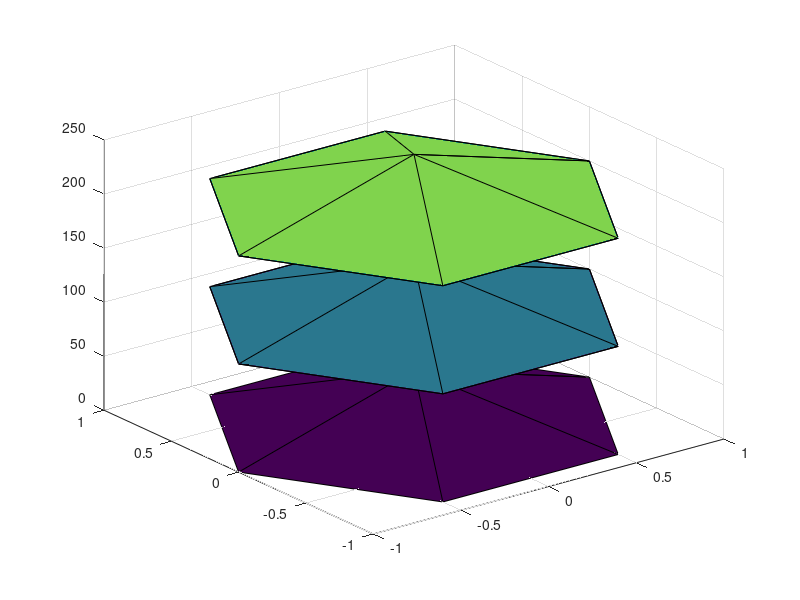

The MATLAB script that drew this image:
h=50;
r=1;
n=6;
[x1,y1,z1 ]=cylinder([r 0], n);
myz1=z1*h;
surf(x1,y1,myz1)
hold on

[x2,y2,z2 ]=cylinder([0 r], n);
myz2=z2*h;
surf(x2,y2,myz2+h)
hold on

[x3,y3,z3 ]=cylinder([r 0], n);
myz3=z3*h;
surf(x3,y3,myz3+2*h)
hold on

[x4,y4,z4 ]=cylinder([0 r], n);
myz4=z4*h;
surf(x4,y4,myz4+3*h)
hold on

[x5,y5,z5 ]=cylinder([r 0], n);
myz5=z5*h;
surf(x5,y5,myz5+4*h)
hold on
